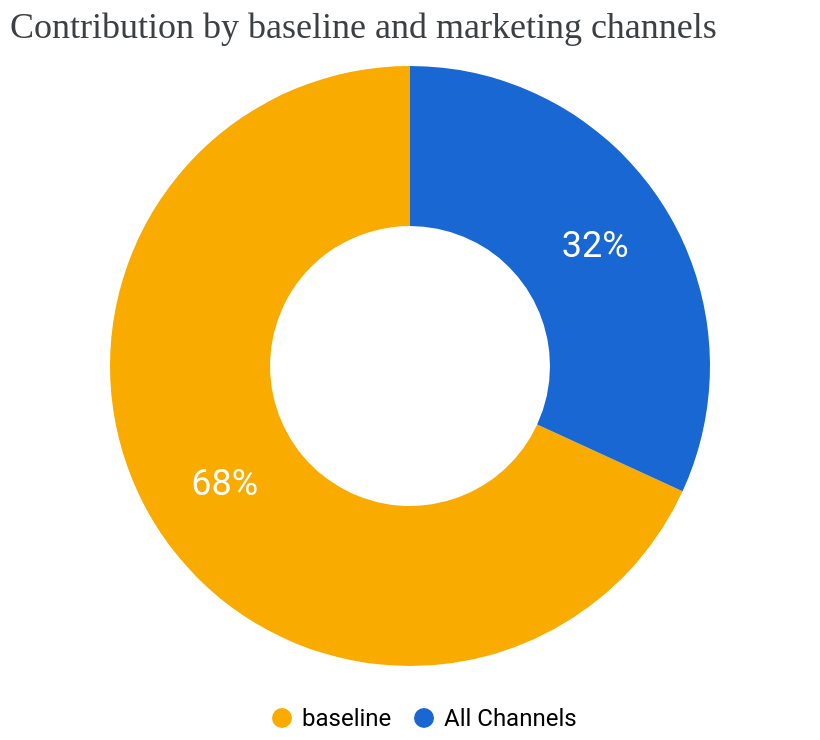

Here is the notebook cell this chart was saved with:
### Code cell
media_summary.plot_contribution_pie_chart()

### Figure 1 — Vega-Lite specification as saved in the notebook (floating-point values rounded to 4 significant figures)
{"config": {"view": {"continuousWidth": 300, "continuousHeight": 300, "stroke": null}}, "layer": [{"mark": {"type": "arc", "innerRadius": 70, "outerRadius": 150}, "encoding": {"color": {"field": "channel", "legend": {"direction": "horizontal", "labelFont": "Roboto", "labelFontSize": 12, "legendX": 130, "legendY": 320, "orient": "none", "title": null}, "scale": {"domain": ["baseline", "All Channels"], "range": ["#F9AB00", "#1967D2"]}, "type": "nominal"}, "theta": {"field": "pct_of_contribution", "stack": true, "type": "quantitative"}}}, {"mark": {"type": "text", "fill": "white", "font": "Roboto", "radius": 110, "size": 18}, "encoding": {"color": {"field": "channel", "legend": {"direction": "horizontal", "labelFont": "Roboto", "labelFontSize": 12, "legendX": 130, "legendY": 320, "orient": "none", "title": null}, "scale": {"domain": ["baseline", "All Channels"], "range": ["#F9AB00", "#1967D2"]}, "type": "nominal"}, "text": {"field": "pct_of_contribution", "format": ".0%", "type": "quantitative"}, "theta": {"field": "pct_of_contribution", "stack": true, "type": "quantitative"}}}], "data": {"name": "data-7b9901f7b05a121a0a3fe5ebaced832f"}, "title": {"text": "Contribution by baseline and marketing channels", "anchor": "start", "color": "#3C4043", "font": "Google Sans Display", "fontSize": 18, "fontWeight": "normal", "offset": 10}, "width": 400, "$schema": "https://vega.github.io/schema/vega-lite/v5.20.1.json", "datasets": {"data-7b9901f7b05a121a0a3fe5ebaced832f": [{"channel": "baseline", "incremental_outcome": 6024000.0, "pct_of_contribution": 0.6814}, {"channel": "All Channels", "incremental_outcome": 2817000.0, "pct_of_contribution": 0.3186}]}}
